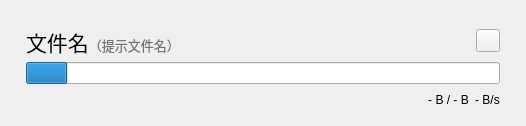
<?xml version="1.0" encoding="UTF-8"?>
<ui version="4.0">
 <class>InstallationCard</class>
 <widget class="QWidget" name="InstallationCard">
  <property name="geometry">
   <rect>
    <x>0</x>
    <y>0</y>
    <width>526</width>
    <height>126</height>
   </rect>
  </property>
  <property name="sizePolicy">
   <sizepolicy hsizetype="Expanding" vsizetype="Fixed">
    <horstretch>0</horstretch>
    <verstretch>0</verstretch>
   </sizepolicy>
  </property>
  <property name="windowTitle">
   <string>Form</string>
  </property>
  <layout class="QVBoxLayout" name="verticalLayout_2">
   <item>
    <widget class="CardWidget" name="frame" native="true">
     <property name="sizePolicy">
      <sizepolicy hsizetype="Expanding" vsizetype="Fixed">
       <horstretch>0</horstretch>
       <verstretch>0</verstretch>
      </sizepolicy>
     </property>
     <property name="minimumSize">
      <size>
       <width>0</width>
       <height>100</height>
      </size>
     </property>
     <layout class="QVBoxLayout" name="verticalLayout">
      <property name="leftMargin">
       <number>15</number>
      </property>
      <property name="topMargin">
       <number>15</number>
      </property>
      <property name="rightMargin">
       <number>15</number>
      </property>
      <property name="bottomMargin">
       <number>5</number>
      </property>
      <item>
       <layout class="QHBoxLayout" name="horizontalLayout">
        <item>
         <widget class="QLabel" name="nameLabel">
          <property name="sizePolicy">
           <sizepolicy hsizetype="Expanding" vsizetype="Preferred">
            <horstretch>0</horstretch>
            <verstretch>0</verstretch>
           </sizepolicy>
          </property>
          <property name="font">
           <font>
            <pointsize>9</pointsize>
           </font>
          </property>
          <property name="styleSheet">
           <string notr="true"/>
          </property>
          <property name="text">
           <string>&lt;html&gt;&lt;head/&gt;&lt;body&gt;&lt;p&gt;&lt;span style=&quot; font-size:16pt;&quot;&gt;文件名&lt;/span&gt;&lt;span style=&quot; font-size:10pt; color:#737373;&quot;&gt;（提示文件名）&lt;/span&gt;&lt;/p&gt;&lt;/body&gt;&lt;/html&gt;</string>
          </property>
          <property name="alignment">
           <set>Qt::AlignmentFlag::AlignLeading|Qt::AlignmentFlag::AlignLeft|Qt::AlignmentFlag::AlignVCenter</set>
          </property>
         </widget>
        </item>
        <item>
         <widget class="TransparentToolButton" name="closeButton">
          <property name="text">
           <string/>
          </property>
         </widget>
        </item>
       </layout>
      </item>
      <item>
       <layout class="QHBoxLayout" name="horizontalLayout_2">
        <item>
         <widget class="ProgressBar" name="progressBar">
          <property name="maximum">
           <number>1000</number>
          </property>
          <property name="value">
           <number>88</number>
          </property>
          <property name="format">
           <string/>
          </property>
         </widget>
        </item>
       </layout>
      </item>
      <item>
       <layout class="QHBoxLayout" name="horizontalLayout_3">
        <item>
         <spacer name="horizontalSpacer">
          <property name="orientation">
           <enum>Qt::Orientation::Horizontal</enum>
          </property>
          <property name="sizeHint" stdset="0">
           <size>
            <width>40</width>
            <height>20</height>
           </size>
          </property>
         </spacer>
        </item>
        <item>
         <widget class="CaptionLabel" name="progressLabel">
          <property name="sizePolicy">
           <sizepolicy hsizetype="Fixed" vsizetype="Maximum">
            <horstretch>0</horstretch>
            <verstretch>0</verstretch>
           </sizepolicy>
          </property>
          <property name="text">
           <string>- B / - B</string>
          </property>
          <property name="alignment">
           <set>Qt::AlignmentFlag::AlignCenter</set>
          </property>
         </widget>
        </item>
        <item>
         <widget class="CaptionLabel" name="speedLabel">
          <property name="sizePolicy">
           <sizepolicy hsizetype="Fixed" vsizetype="Maximum">
            <horstretch>0</horstretch>
            <verstretch>0</verstretch>
           </sizepolicy>
          </property>
          <property name="text">
           <string>- B/s</string>
          </property>
          <property name="alignment">
           <set>Qt::AlignmentFlag::AlignCenter</set>
          </property>
         </widget>
        </item>
       </layout>
      </item>
     </layout>
    </widget>
   </item>
  </layout>
 </widget>
 <customwidgets>
  <customwidget>
   <class>TransparentToolButton</class>
   <extends>QToolButton</extends>
   <header>qfluentwidgets</header>
  </customwidget>
  <customwidget>
   <class>ProgressBar</class>
   <extends>QProgressBar</extends>
   <header>qfluentwidgets</header>
  </customwidget>
  <customwidget>
   <class>CardWidget</class>
   <extends>QWidget</extends>
   <header>qfluentwidgets</header>
   <container>1</container>
  </customwidget>
  <customwidget>
   <class>CaptionLabel</class>
   <extends>QLabel</extends>
   <header>qfluentwidgets</header>
  </customwidget>
 </customwidgets>
 <resources/>
 <connections/>
</ui>
